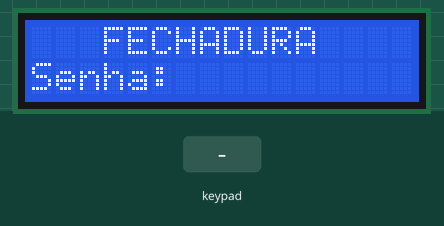
Bench run of a sketch on a simulated Arduino Uno, built with avr-gcc and run on an emulated ATmega328P. Parts: 16×2 character LCD. The test bench sets the inputs (shaded band). What the sketch prints to the serial monitor is not drawn.

Above: at 1.3 s.
1.4 s: keypad keys 0 0 0 0 # pressed 0.4 s apart
At 1.96 s:
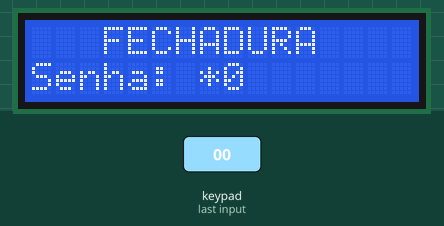
4.9 s: key '1' pressed
At 6.2 s:
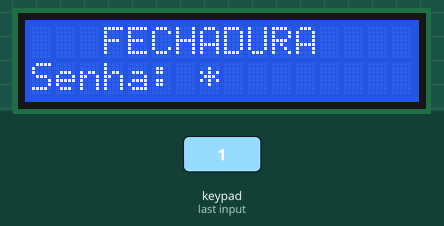
6.7 s: keypad keys 5 4 3 2 pressed 0.4 s apart
At 8.5 s:
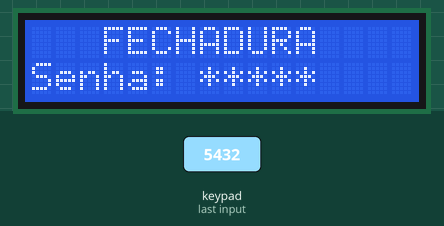
9.8 s: key '6' pressed
At 10.9 s:
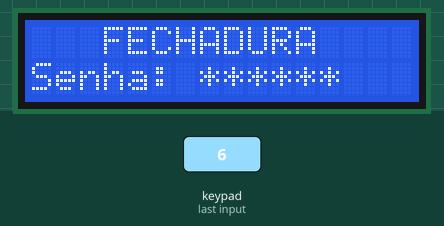
11.6 s: keypad keys 9 8 7 6 pressed 0.4 s apart
At 12.6 s:
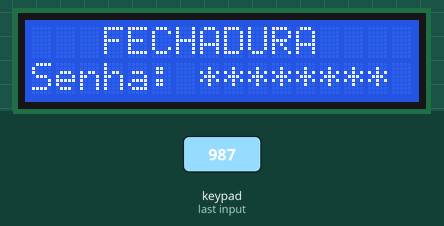
14.7 s: key '*' pressed
At 15.6 s:
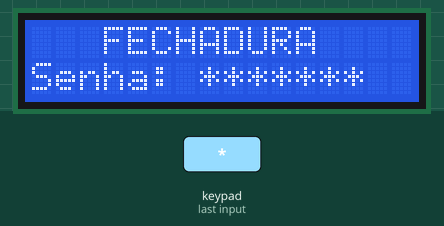
Timing chart, 0 to 17.2 s (numbered marks = the images above; inputs shaded):
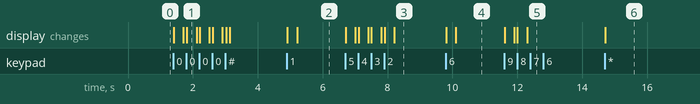

The sketch:

matrix.ino
```cpp
#include "teclado.h"
#include "senha.h"
#include "Display.h"

char cadeia[tamanhoMax];
int index = 0;

void setup() {
  inicializarLCD();
  char senha1[4] = { '0', '0', '0', '0' };
  setSenha(senha1);
  Serial.begin(9600);
}

void loop() {

  char key = keypad.getKey();

  receberCaracteres(key);
  imprimir(key);
  indexVef();

  switch (key) {

    case '*':
      apagar();
      break;

    case '#':
      validar();
      break;
  }
}

void receberCaracteres(char key) {

  if (caracterValido((int)key)) {

    cadeia[index] = key;
    index++;
    Serial.print("Key ");

    Serial.print(key);

    Serial.println(" is pressed");
  }
}


int caracterValido(int caracter) {

  if (caracter > 47 && caracter < 58) return 1;

  return 0;
}


void validar() {
  if (!validacao()) {
    lcd.setCursor(1, 1);
    lcd.print("Senha Errada!");
    inicializarLCD();
    return;
  }

  lcd.setCursor(4, 1);
  lcd.print("Aberto!");
  delay(10000);
  inicializarLCD();
}


void indexVef() {

  if (index > 7 || index < 0) {

    index = 0;
  }
}

void imprimir(char key) {

  if (caracterValido(key)) {
    imprimirLCD(key);
  }
}
```

Display.h
```cpp
#ifndef DISPLAY_H
#define DISPLAY_H

#include <Wire.h>
#include <stdbool.h>
#include "senha.h"
#include <LiquidCrystal_I2C.h>

char pass[9];
int size = 0;


LiquidCrystal_I2C lcd(0x27, 16, 2);

void limparSenha() {
  for (int i = 0; i < 9; i++) {
    pass[i] = '\0';
  }
  size = 0;
}

void resetarSenha() {
  limparSenha();
  lcd.setCursor(7, 1);
  lcd.print("                ");
  for (int i = 0; i < 8; i++) {
    lcd.print(' ');
  }
}

void inicializarLCD() {

  lcd.begin();
  lcd.backlight();
  resetarSenha();
  lcd.setCursor(3, 0);
  lcd.print("FECHADURA");
  lcd.setCursor(0, 1);
  lcd.print("Senha: ");
}

void imprimirLCD(char digit) {
  if (size < 8) {
    pass[size++] = digit;
    pass[size] = '\0';

    int posicao = 7 + size - 1;

    lcd.setCursor(posicao, 1);
    lcd.print(digit);
    delay(300);

    lcd.setCursor(posicao, 1);
    lcd.print('*');
  }
}

void apagar() {

  if (size > 0) {
    size--;
    pass[size] = '\0';

    int posicao = 7 + size;

    lcd.setCursor(posicao, 1);
    lcd.print(' ');
  }
}


bool validacao() {

  lcd.setCursor(0, 1);
  lcd.print("                ");

  if (!senhaAceite(pass, size)) {
    return false;
  }

  return true;
}

#endif
```

senha.h
```cpp
#ifndef SENHA_H
#define SENHA_H
#include <string.h>

#define tamanhoMax 8 // numero maximo de caractres armazenaveis na senha
#define tamanhoMin 4 // numero minimo de caractres armazenaveis na senha

char * senha;

int setSenha(char * senhaArg){

  int tamanho = strlen(senhaArg);

  if(tamanho > 3 && tamanho < 9){

    senha = senhaArg;
    return 1;
  }

  return 0;
}

int senhaAceite(const char * senhaArg, int tamanho){

  if(!strncmp(senha,senhaArg,tamanho) && tamanho > 0)return 1;

  return 0;
}

int tamanhoSenha(const char * senhaArg){

  return strlen(senhaArg);
}


#endif
```

teclado.h
```cpp
#ifndef TECLADO_H
#define TECLADO_H
#include <Keypad.h>

const byte LINHAS = 4; //quatro linhas
const byte COLUNAS = 4; //tres colunas

//mapa para chaves
char chaves[LINHAS][COLUNAS] = {

  {'1','2','3','A'},
  {'4','5','6','B'},
  {'7','8','9','C'},
  {'*','0','#','D'}

};

// connect the pins from right to left to pin 2, 3, 4, 5,6,7,8,9
byte pinosDeLinha[LINHAS] = {5,4,3,2};// pinos para conexao das linhas
byte pinosDeColunas[COLUNAS] = {9,8,7,6}; // pinos para conexao das colunas

// teclado
Keypad keypad = Keypad( makeKeymap(chaves), pinosDeLinha, pinosDeColunas, LINHAS, COLUNAS);


#endif
```

Measured:
- after the input at 1.4 s, the display: first changes at once (image 1 shows a later state)
- after the input at 4.9 s, the display: first changes at once (image 2 shows a later state)
- after the input at 6.7 s, the display: first changes at once (image 3 shows a later state)
- after the input at 9.8 s, the display: first changes at once (image 4 shows a later state)
- after the input at 11.6 s, the display: first changes at once (image 5 shows a later state)
- after the input at 14.7 s, the display: changes at once (image 6)
